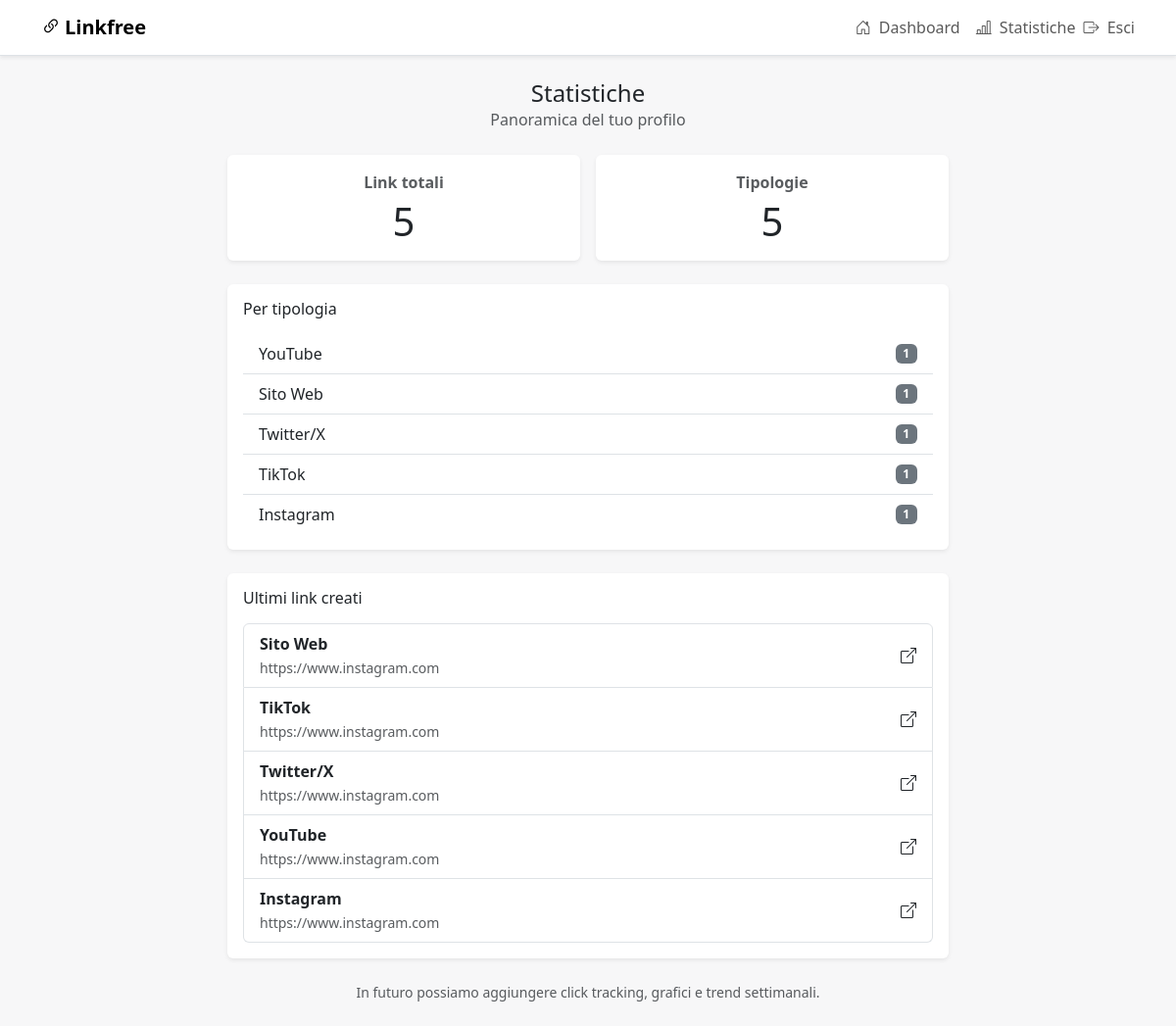
/stats/ (signed in), run on the app's committed database.
### users/models.py (models this page shows, shortened)
class LinkItem(models.Model):
    YT = "youtube"
    IG = "instagram"
    TT = "tiktok"
    TW = "twitter"
    WB = "website"
    OT = "altro"
    TYPE_CHOICES = [
        (YT, "YouTube"),
        (IG, "Instagram"),
        (TT, "TikTok"),
        (TW, "Twitter/X"),
        (WB, "Sito Web"),
        (OT, "Altro"),
    ]
    user = models.ForeignKey(User, on_delete=models.CASCADE, related_name="links")
    url = models.URLField()
    tipo = models.CharField(max_length=20, choices=TYPE_CHOICES)
    created_at = models.DateTimeField(auto_now_add=True)
    class Meta:
        ordering = ["-created_at"]

### users/views.py (the view)
# urls.py: path("stats/", StatsView.as_view(), name="stats"),
class StatsView(LoginRequiredMixin, TemplateView):
    template_name = "stats.html"
    def get_context_data(self, **kwargs):
        ctx = super().get_context_data(**kwargs)
        profile, _ = Profile.objects.get_or_create(user=self.request.user)
        ctx["bg_color"] = getattr(profile, "bg_color", None) or "#f7f7f8"
        qs = LinkItem.objects.filter(user=self.request.user)
        ctx["total_links"] = qs.count()
        per_tipo = (
            qs.values("tipo")
              .annotate(cnt=Count("id"))
              .order_by("-cnt")
        )
        tipo_label = dict(LinkItem.TYPE_CHOICES)
        ctx["by_type"] = [(tipo_label.get(row["tipo"], row["tipo"]), row["cnt"]) for row in per_tipo]
        ctx["latest"] = qs.order_by("-created_at")[:10]
        return ctx

### templates/stats.html (shortened to what this page needs)
{% extends "base.html" %}
{% block body_attrs %}style="background-color: {{ bg_color|default:'#f7f7f8' }};"{% endblock %}
{% block content %}
<div class="row justify-content-center">
  <div class="col-12 col-lg-8">
    <div class="text-center mb-4">
      <h1 class="h4 mb-0">Statistiche</h1>
      <div class="text-muted">Panoramica del tuo profilo</div>
    </div>
    <div class="row g-3 mb-4">
      <div class="col-6">
        <div class="card border-0 shadow-sm h-100">
          <div class="card-body text-center">
            <div class="fw-semibold text-muted mb-1">Link totali</div>
            <div class="display-6">{{ total_links }}</div>
          </div>
        </div>
      </div>
      <div class="col-6">
        <div class="card border-0 shadow-sm h-100">
          <div class="card-body text-center">
            <div class="fw-semibold text-muted mb-1">Tipologie</div>
            <div class="display-6">{{ by_type|length }}</div>
          </div>
        </div>
      </div>
    </div>
    <div class="card border-0 shadow-sm mb-4">
      <div class="card-body">
        <h2 class="h6 mb-3">Per tipologia</h2>
        {% if by_type %}
          <ul class="list-group list-group-flush">
            {% for label, cnt in by_type %}
              <li class="list-group-item d-flex justify-content-between align-items-center">
                <span>{{ label }}</span>
                <span class="badge text-bg-secondary">{{ cnt }}</span>
              </li>
            {% endfor %}
          </ul>
        {% else %}
          <div class="text-muted">Nessun link presente.</div>
        {% endif %}
      </div>
    </div>
    <div class="card border-0 shadow-sm mb-4">
      <div class="card-body">
        <h2 class="h6 mb-3">Ultimi link creati</h2>
        {% if latest %}
          <div class="list-group">
            {% for item in latest %}
              <a class="list-group-item list-group-item-action d-flex justify-content-between align-items-center"
                 href="{{ item.url }}" target="_blank" rel="noopener">
                <div>
                  <div class="fw-semibold">{{ item.get_tipo_display }}</div>
                  <small class="text-muted">{{ item.url }}</small>
                </div>
                <i class="bi bi-box-arrow-up-right"></i>
              </a>
            {% endfor %}
          </div>
        {% else %}
          <div class="text-muted">Ancora nessun link creato.</div>
        {% endif %}
      </div>
    </div>
    <div class="text-center text-muted small">
      In futuro possiamo aggiungere click tracking, grafici e trend settimanali.
    </div>
  </div>
</div>
{% endblock %}

### templates/base.html (shortened to what this page needs)
{% load static %}
<!doctype html>
<html lang="it">
<head>
  <link href="https://cdn.jsdelivr.net/npm/bootstrap@5.3.3/dist/css/bootstrap.min.css" rel="stylesheet">
  <link rel="stylesheet" href="https://cdn.jsdelivr.net/npm/bootstrap-icons@1.11.0/font/bootstrap-icons.css">
  <link href="{% static 'css/app.css' %}" rel="stylesheet">
</head>
<body {% block body_attrs %}{% endblock %}>
<nav class="navbar navbar-expand-md navbar-light bg-white border-bottom sticky-top shadow-sm">
  <div class="container">
    <a class="navbar-brand fw-bold" href="{% url 'home' %}">
      <i class="bi bi-link-45deg me-1"></i>Linkfree
    </a>
    <div id="nav" class="collapse navbar-collapse">
      <ul class="navbar-nav ms-auto align-items-md-center">
        {% if user.is_authenticated %}
          <li class="nav-item">
            <a class="nav-link" href="{% url 'dashboard' %}">
              <i class="bi bi-house-door me-1"></i> Dashboard
            </a>
          </li>
          <li class="nav-item">
            <a class="nav-link" href="{% url 'stats' %}">
              <i class="bi bi-bar-chart-line me-1"></i> Statistiche
            </a>
          </li>
          <li class="nav-item">
            <form action="{% url 'logout' %}" method="post" class="d-inline">
              <button type="submit" class="nav-link btn btn-link p-0">
                <i class="bi bi-box-arrow-right me-1"></i> Esci
              </button>
            </form>
          </li>
        {% endif %}
      </ul>
    </div>
  </div>
</nav>
<main class="container py-4">
  {% block content %}{% endblock %}
</main>
</body>
</html>

### templates/registration/static/css/app.css (style rules this page uses)
body { min-height: 100vh; display: flex; flex-direction: column; }
main { flex: 1; }

### templates/base.html (style rules this page uses)
.navbar { padding-top: 0.4rem; padding-bottom: 0.4rem; }
.navbar-brand { font-size: 1.25rem; }
.navbar-nav .nav-link { padding: 0.6rem 0.9rem; font-size: 1rem; }

### data on the page
LinkItem: tipo "Sito Web", url "https://www.instagram.com"
LinkItem: tipo "TikTok", url "https://www.instagram.com"
LinkItem: tipo "Twitter/X", url "https://www.instagram.com"
LinkItem: tipo "YouTube", url "https://www.instagram.com"
LinkItem: tipo "Instagram", url "https://www.instagram.com"

### other printed values
{{ total_links }} "5"
{{ by_type|length }} "5"
{{ label }} "YouTube" "Sito Web" "Twitter/X" "TikTok" "Instagram"
{{ cnt }} "1" "1" "1" "1" "1"
